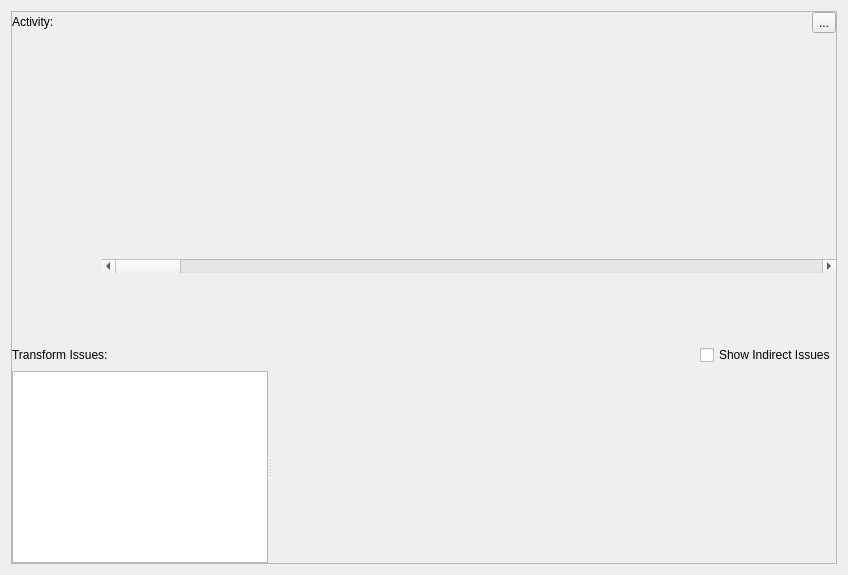
<?xml version="1.0" encoding="UTF-8"?>
<ui version="4.0">
 <class>AssetCuratorPanel</class>
 <widget class="QWidget" name="AssetCuratorPanel">
  <property name="enabled">
   <bool>true</bool>
  </property>
  <property name="geometry">
   <rect>
    <x>0</x>
    <y>0</y>
    <width>848</width>
    <height>575</height>
   </rect>
  </property>
  <property name="windowTitle">
   <string>Asset Curator</string>
  </property>
  <property name="windowIcon">
   <iconset resource="../../../../Tools/Libs/GuiFoundation/QtResources/resources.qrc">
    <normaloff>:/GuiFoundation/Icons/Log.svg</normaloff>:/GuiFoundation/Icons/Log.svg</iconset>
  </property>
  <layout class="QHBoxLayout" name="horizontalLayout_4">
   <property name="spacing">
    <number>0</number>
   </property>
   <item>
    <widget class="QFrame" name="dockWidgetContents">
     <property name="frameShape">
      <enum>QFrame::StyledPanel</enum>
     </property>
     <property name="frameShadow">
      <enum>QFrame::Sunken</enum>
     </property>
     <property name="lineWidth">
      <number>1</number>
     </property>
     <property name="midLineWidth">
      <number>0</number>
     </property>
     <layout class="QVBoxLayout" name="verticalLayout">
      <property name="spacing">
       <number>6</number>
      </property>
      <property name="leftMargin">
       <number>0</number>
      </property>
      <property name="topMargin">
       <number>0</number>
      </property>
      <property name="rightMargin">
       <number>0</number>
      </property>
      <property name="bottomMargin">
       <number>0</number>
      </property>
      <item>
       <layout class="QHBoxLayout" name="horizontalLayout_2">
        <property name="spacing">
         <number>0</number>
        </property>
        <item>
         <widget class="QLabel" name="ActivityLabel">
          <property name="sizePolicy">
           <sizepolicy hsizetype="Preferred" vsizetype="Fixed">
            <horstretch>1</horstretch>
            <verstretch>0</verstretch>
           </sizepolicy>
          </property>
          <property name="text">
           <string>Activity:</string>
          </property>
         </widget>
        </item>
        <item>
         <widget class="QToolButton" name="ClearHistory">
          <property name="toolTip">
           <string>Clear History</string>
          </property>
          <property name="text">
           <string>...</string>
          </property>
          <property name="icon">
           <iconset resource="../../../../Tools/Libs/GuiFoundation/QtResources/resources.qrc">
            <normaloff>:/GuiFoundation/Icons/Delete.svg</normaloff>:/GuiFoundation/Icons/Delete.svg</iconset>
          </property>
         </widget>
        </item>
       </layout>
      </item>
      <item>
       <layout class="QVBoxLayout" name="ProcessorLayout">
        <property name="spacing">
         <number>0</number>
        </property>
        <property name="topMargin">
         <number>0</number>
        </property>
        <item>
         <widget class="WQGridBarWidget" name="ProcessorProgressGridBar" native="true">
          <property name="minimumSize">
           <size>
            <width>0</width>
            <height>20</height>
           </size>
          </property>
          <property name="maximumSize">
           <size>
            <width>16777215</width>
            <height>20</height>
           </size>
          </property>
         </widget>
        </item>
        <item>
         <widget class="WQtAssetProcessorProgressWidget" name="ProcessorProgress" native="true">
          <property name="sizePolicy">
           <sizepolicy hsizetype="Expanding" vsizetype="Preferred">
            <horstretch>0</horstretch>
            <verstretch>0</verstretch>
           </sizepolicy>
          </property>
          <property name="minimumSize">
           <size>
            <width>0</width>
            <height>200</height>
           </size>
          </property>
         </widget>
        </item>
        <item>
         <layout class="QHBoxLayout" name="horizontalLayout">
          <property name="spacing">
           <number>0</number>
          </property>
          <property name="topMargin">
           <number>0</number>
          </property>
          <item>
           <spacer name="horizontalSpacer">
            <property name="orientation">
             <enum>Qt::Horizontal</enum>
            </property>
            <property name="sizeType">
             <enum>QSizePolicy::Fixed</enum>
            </property>
            <property name="sizeHint" stdset="0">
             <size>
              <width>90</width>
              <height>0</height>
             </size>
            </property>
           </spacer>
          </item>
          <item>
           <widget class="QScrollBar" name="ProcessorScrollBar">
            <property name="orientation">
             <enum>Qt::Horizontal</enum>
            </property>
           </widget>
          </item>
         </layout>
        </item>
       </layout>
      </item>
      <item>
       <widget class="WQtLogWidget" name="CuratorLog" native="true">
        <property name="sizePolicy">
         <sizepolicy hsizetype="Expanding" vsizetype="Expanding">
          <horstretch>1</horstretch>
          <verstretch>1</verstretch>
         </sizepolicy>
        </property>
       </widget>
      </item>
      <item>
       <layout class="QHBoxLayout" name="horizontalLayout_3">
        <item>
         <widget class="QLabel" name="IssuesLabel">
          <property name="sizePolicy">
           <sizepolicy hsizetype="Preferred" vsizetype="Fixed">
            <horstretch>1</horstretch>
            <verstretch>0</verstretch>
           </sizepolicy>
          </property>
          <property name="text">
           <string>Transform Issues:</string>
          </property>
         </widget>
        </item>
        <item>
         <widget class="QCheckBox" name="CheckIndirect">
          <property name="text">
           <string>Show Indirect Issues</string>
          </property>
         </widget>
        </item>
       </layout>
      </item>
      <item>
       <widget class="QSplitter" name="splitter">
        <property name="orientation">
         <enum>Qt::Horizontal</enum>
        </property>
        <property name="childrenCollapsible">
         <bool>false</bool>
        </property>
        <widget class="QTreeView" name="ListAssets">
         <property name="editTriggers">
          <set>QAbstractItemView::NoEditTriggers</set>
         </property>
         <property name="uniformRowHeights">
          <bool>true</bool>
         </property>
        </widget>
        <widget class="WQtLogWidget" name="TransformLog" native="true">
         <property name="sizePolicy">
          <sizepolicy hsizetype="Expanding" vsizetype="Expanding">
           <horstretch>1</horstretch>
           <verstretch>1</verstretch>
          </sizepolicy>
         </property>
        </widget>
       </widget>
      </item>
     </layout>
    </widget>
   </item>
  </layout>
 </widget>
 <customwidgets>
  <customwidget>
   <class>WQtLogWidget</class>
   <extends>QWidget</extends>
   <header location="global">GuiFoundation/Widgets/LogWidget.moc.h</header>
   <container>1</container>
  </customwidget>
  <customwidget>
   <class>WQtAssetProcessorProgressWidget</class>
   <extends>QWidget</extends>
   <header location="global">EditorFramework/Panels/AssetCuratorPanel/AssetProcessorProgressWidget.moc.h</header>
   <container>1</container>
  </customwidget>
  <customwidget>
   <class>WQGridBarWidget</class>
   <extends>QWidget</extends>
   <header location="global">GuiFoundation/Widgets/GridBarWidget.moc.h</header>
   <container>1</container>
  </customwidget>
 </customwidgets>
 <resources>
  <include location="../../../../Tools/Libs/GuiFoundation/QtResources/resources.qrc"/>
 </resources>
 <connections/>
</ui>
